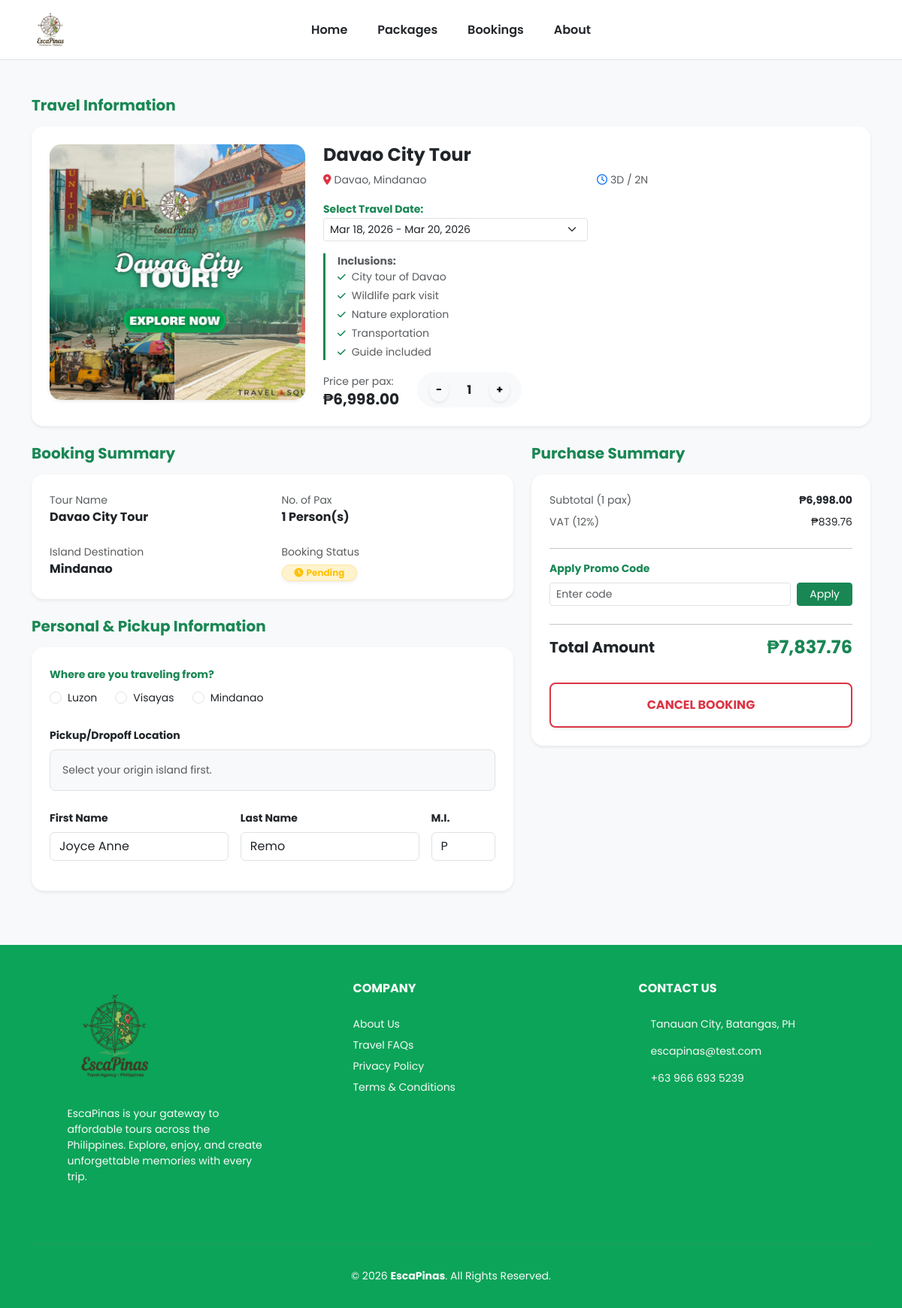
/frontend/bookingForm.php?tour_id=9 (signed in), run on the app's committed database.
### tables this page shows
CREATE TABLE `tour_packages` (
  `tour_id` int(11) NOT NULL,
  `destination_id` int(11) DEFAULT NULL,
  `tour_name` varchar(150) DEFAULT NULL,
  `duration_days` int(11) DEFAULT NULL,
  `duration_nights` int(11) DEFAULT NULL,
  `description` text DEFAULT NULL,
  `price` decimal(10,2) DEFAULT NULL,
  `status` enum('Available','Unavailable') DEFAULT NULL,
  `image` varchar(255) DEFAULT NULL,
  `banner_image` varchar(255) DEFAULT NULL
);

CREATE TABLE `destinations` (
  `destination_id` int(11) NOT NULL,
  `island_id` int(11) DEFAULT NULL,
  `destination_name` varchar(100) DEFAULT NULL,
  `description` text DEFAULT NULL,
  `status` enum('Active','Inactive') DEFAULT NULL
);

CREATE TABLE `regions` (
  `island_id` int(11) NOT NULL,
  `island_name` varchar(50) DEFAULT NULL,
  `description` text DEFAULT NULL
);

CREATE TABLE `tour_inclusions` (
  `inclusion_id` int(11) NOT NULL,
  `tour_id` int(11) DEFAULT NULL,
  `inclusion_detail` varchar(255) DEFAULT NULL
);

CREATE TABLE `users` (
  `user_id` int(11) NOT NULL,
  `first_name` varchar(30) DEFAULT NULL,
  `last_name` varchar(30) DEFAULT NULL,
  `middle_initial` char(1) DEFAULT NULL,
  `contact_num` varchar(15) DEFAULT NULL,
  `region` varchar(30) DEFAULT NULL,
  `province` varchar(30) DEFAULT NULL,
  `city` varchar(30) DEFAULT NULL,
  `email` varchar(100) DEFAULT NULL,
  `password` varchar(255) DEFAULT NULL,
  `role` enum('user','admin') DEFAULT NULL
);

### frontend/php/connect.php (called while the page is built, shortened)
<?php
  function executeQuery($query){
    $conn = $GLOBALS['conn'];
    return mysqli_query($conn, $query);
  }
?>

### frontend/bookingForm.php (the view, shortened to what this page needs)
<?php
    include_once "php/connect.php";
    $user_id = $_SESSION['user_id'];
    $userResult = executeQuery("SELECT * FROM users WHERE user_id = $user_id");
    $user       = ($userResult) ? $userResult->fetch_assoc() : null;
    $tour_id       = isset($_GET['tour_id']) ? intval($_GET['tour_id']) : 1;
    $pax           = isset($_GET['pax']) ? max(1, intval($_GET['pax'])) : 1;
    $voucher_code  = isset($_GET['voucher']) ? trim($_GET['voucher']) : "";
    $client_region = isset($_GET['client_region']) ? $_GET['client_region'] : "";
    $tourQuery = "
    SELECT t.*, d.destination_name, r.island_name
    FROM tour_packages t
    JOIN destinations d ON t.destination_id = d.destination_id
    JOIN regions r ON d.island_id = r.island_id
    WHERE t.tour_id = $tour_id
    ";
    $tourResult = executeQuery($tourQuery);
    $tour       = ($tourResult) ? $tourResult->fetch_assoc() : null;
    $status = $tour['booking_status'] ?? 'Pending';
    switch ($status) {
        default:
            $badge_class = "bg-warning-subtle text-warning border-warning-subtle";
            $icon         = "fa-clock";
            break;
    }
    $base_price = $tour['price'];
    $subtotal   = $base_price * $pax;
    $tour_island = $tour['island_name'];
    $airfare_fee = 0.00;
    $vat = ($subtotal + $airfare_fee) * 0.12;
    $discount      = 0.00;
    $total = ($subtotal + $airfare_fee + $vat) - $discount;
    $schedules  = executeQuery("SELECT * FROM tour_schedules WHERE tour_id = $tour_id");
    $inclusions = executeQuery("SELECT * FROM tour_inclusions WHERE tour_id = $tour_id");
?>
<!DOCTYPE html>
<html lang="en">
<head>
    <link href="https://cdn.jsdelivr.net/npm/bootstrap@5.3.0/dist/css/bootstrap.min.css" rel="stylesheet">
    <link rel="stylesheet" href="https://cdnjs.cloudflare.com/ajax/libs/font-awesome/6.0.0/css/all.min.css">
</head>
<body>
    <?php include "components/navbar.php"; ?>
    <div class="container my-5">
        <div class="h5 text-success fw-bold mb-3">Travel Information</div>
        <div class="card border-0 shadow-sm rounded-4 p-4 mb-4">
            <div class="row">
                <div class="col-md-4">
                    <img src="<?php echo $tour['image']; ?>" class="tour-img shadow-sm">
                </div>
                <div class="col-md-8">
                    <div class="h4 fw-bold mb-2 text-dark"><?php echo $tour['tour_name']; ?></div>
                    <div class="row mb-3 text-muted small">
                        <div class="col"><i class="fas fa-map-marker-alt text-danger me-1"></i><?php echo $tour['destination_name']; ?>, <?php echo $tour['island_name']; ?></div>
                        <div class="col"><i class="far fa-clock text-primary me-1"></i><?php echo $tour['duration_days']; ?>D / <?php echo $tour['duration_nights']; ?>N</div>
                    </div>
                    <div class="mb-3">
                        <label class="small fw-bold text-success">Select Travel Date:</label>
                        <select name="schedule_id" class="form-select form-select-sm w-50" form="bookingForm">
                            <?php mysqli_data_seek($schedules, 0); while ($s = $schedules->fetch_assoc()): ?>
                            <option value="<?php echo $s['schedule_id']; ?>">
                                <?php echo date('M d, Y', strtotime($s['start_date'])); ?> - <?php echo date('M d, Y', strtotime($s['end_date'])); ?>
                            </option>
                            <?php endwhile; ?>
                        </select>
                    </div>
                    <div class="small text-muted mb-3 border-start border-success border-3 ps-3">
                        <strong>Inclusions:</strong><br>
                        <?php mysqli_data_seek($inclusions, 0); while ($inc = $inclusions->fetch_assoc()): ?>
                        <div class="mb-1"><i class="fas fa-check text-success me-2 small"></i><?php echo htmlspecialchars($inc['inclusion_detail']); ?></div>
                        <?php endwhile; ?>
                    </div>
                    <div class="d-flex align-items-center gap-4">
                        <div>
                            <span class="small text-muted">Price per pax:</span>
                            <div class="h5 fw-bold text-dark mb-0">₱<?php echo number_format($base_price, 2); ?></div>
                        </div>
                        <div class="bg-light rounded-pill px-3 py-2 d-flex align-items-center gap-3">
                            <a href="?tour_id=<?php echo $tour_id ?>&pax=<?php echo max(1, $pax - 1) ?>&client_region=<?php echo $client_region ?>&voucher=<?php echo $voucher_code ?>" class="btn btn-sm btn-light rounded-circle fw-bold shadow-sm">-</a>
                            <span class="fw-bold px-2"><?php echo $pax; ?></span>
                            <a href="?tour_id=<?php echo $tour_id ?>&pax=<?php echo $pax + 1 ?>&client_region=<?php echo $client_region ?>&voucher=<?php echo $voucher_code ?>" class="btn btn-sm btn-light rounded-circle fw-bold shadow-sm">+</a>
                        </div>
                    </div>
                </div>
            </div>
        </div>
        <div class="row">
            <div class="col-md-7">
                <div class="h5 text-success fw-bold mb-3">Booking Summary</div>
                <div class="card border-0 shadow-sm rounded-4 p-4 mb-4 bg-white">
                    <div class="row g-4">
                        <div class="col-6">
                            <div class="text-muted small">Tour Name</div>
                            <div class="fw-bold text-dark"><?php echo htmlspecialchars($tour['tour_name']); ?></div>
                        </div>
                        <div class="col-6">
                            <div class="text-muted small">No. of Pax</div>
                            <div class="fw-bold text-dark"><?php echo $pax; ?> Person(s)</div>
                        </div>
                        <div class="col-6">
                            <div class="text-muted small">Island Destination</div>
                            <div class="fw-bold text-dark"><?php echo $tour['island_name']; ?></div>
                        </div>
                        <div class="col-6">
                            <div class="text-muted small mb-1">Booking Status</div>
                            <span class="badge <?php echo $badge_class; ?> border fw-bold rounded-pill px-3 shadow-sm">
                                <i class="fas <?php echo $icon; ?> me-1"></i><?php echo $status; ?>
                            </span>
                        </div>
                    </div>
                </div>
                <div class="h5 text-success fw-bold mb-3">Personal & Pickup Information</div>
                <div class="card border-0 shadow-sm rounded-4 p-4 mb-4">
                    <form id="bookingForm" method="GET">
                        <div class="mb-4">
                            <label class="form-label small fw-bold text-success">Where are you traveling from?</label>
                            <div class="d-flex gap-4">
                                <?php foreach (['Luzon', 'Visayas', 'Mindanao'] as $reg): ?>
                                <div class="form-check">
                                    <input class="form-check-input" type="radio" name="client_region" value="<?php echo $reg ?>" <?php echo ($client_region == $reg) ? 'checked' : ''; ?> onchange="this.form.submit()">
                                    <label class="form-check-label small"><?php echo $reg ?></label>
                                </div>
                                <?php endforeach; ?>
                            </div>
                        </div>
                        <div class="col-md-12 mb-4">
                            <label class="form-label small fw-bold">Pickup/Dropoff Location</label>
                            <div class="border rounded-3 p-3 bg-light">
                                <?php
                                if (!empty($client_region)) {
                                    $feeQuery  = "SELECT additional_fee FROM region_fees WHERE origin_island='$client_region' AND destination_island='{$tour_island}'";
                                    $feeResult = executeQuery($feeQuery);
                                    $feeRow    = ($feeResult) ? $feeResult->fetch_assoc() : null;
                                    $is_airfare = ($feeRow['additional_fee'] ?? 0) > 0;
                                    if ($is_airfare) {
                                        $locQuery  = "SELECT * FROM location_points WHERE origin_island='Tours Requiring AirTravel' LIMIT 1";
                                    } else {
                                        $locQuery  = "SELECT * FROM location_points WHERE origin_island='$client_region'";
                                    }
                                    $locResult = executeQuery($locQuery);
                                    if ($locResult && $locResult->num_rows > 0) {
                                        while ($loc = $locResult->fetch_assoc()) {
                                            echo "<div class='form-check mb-2'>
                                                    <input class='form-check-input' type='radio' name='locpoints_id' id='loc_{$loc['locpoints_id']}' value='{$loc['locpoints_id']}' required>
                                                    <label class='form-check-label small' for='loc_{$loc['locpoints_id']}'>".htmlspecialchars($loc['pickup_points'])."</label>
                                                  </div>";
                                        }
                                    } else {
                                        echo '<div class="small text-muted">No locations available.</div>';
                                    }
                                } else {
                                    echo '<div class="small text-muted">Select your origin island first.</div>';
                                }
                                ?>
                            </div>
                        </div>
                        <div class="row g-3 mb-3">
                            <div class="col-md-5">
                                <label class="form-label small fw-bold">First Name</label>
                                <input type="text" class="form-control" value="<?php echo $user['first_name'] ?? ''; ?>" readonly>
                            </div>
                            <div class="col-md-5">
                                <label class="form-label small fw-bold">Last Name</label>
                                <input type="text" class="form-control" value="<?php echo $user['last_name'] ?? ''; ?>" readonly>
                            </div>
                            <div class="col-md-2">
                                <label class="form-label small fw-bold">M.I.</label>
                                <input type="text" class="form-control" value="<?php echo $user['middle_initial'] ?? ''; ?>" readonly>
                            </div>
                        </div>
                    </form>
                </div>
            </div>
            <div class="col-md-5">
                <div class="h5 text-success fw-bold mb-3">Purchase Summary</div>
                <div class="card border-0 shadow-sm rounded-4 p-4 mb-4">
                    <div class="d-flex justify-content-between mb-2 small">
                        <span class="text-muted">Subtotal (<?php echo $pax ?> pax)</span>
                        <span class="fw-bold text-dark">₱<?php echo number_format($subtotal, 2); ?></span>
                    </div>
                    <div class="d-flex justify-content-between mb-2 small">
                        <span class="text-muted">VAT (12%)</span>
                        <span class="text-dark">₱<?php echo number_format($vat, 2); ?></span>
                    </div>
                    <hr class="my-3">
                    <label class="small fw-bold text-success mb-2">Apply Promo Code</label>
                    <form action="" method="GET" class="d-flex gap-2 mb-2">
                        <input type="text" name="voucher" class="form-control form-control-sm" placeholder="Enter code" value="<?php echo htmlspecialchars($voucher_code); ?>">
                        <button type="submit" class="btn btn-success btn-sm px-3">Apply</button>
                    </form>
                    <hr class="my-3">
                    <div class="d-flex justify-content-between align-items-center mb-4">
                        <span class="h5 fw-bold mb-0 text-dark">Total Amount</span>
                        <span class="h4 fw-bold text-success mb-0">₱<?php echo number_format($total, 2); ?></span>
                    </div>
                    <div class="d-grid gap-2">
                        <a href="tour_details.php?tour_id=<?php echo $tour_id ?>" class="btn btn-outline-danger w-100 py-3 fw-bold rounded-3 shadow-sm border-2">CANCEL BOOKING</a>
                    </div>
                </div>
            </div>
        </div>
    </div>
    <?php include "components/footer.php"; ?>
</body>
</html>

### frontend/bookingForm.php (style rules this page uses)
body { font-family: 'Poppins', sans-serif; background-color: #f8f9fa; }
.tour-img { width: 100%; max-width: 400px; border-radius: 15px; object-fit: cover; }

### data on the page
tour_packages: image (picture), tour_name "Davao City Tour", destination.destination_name "Davao", regions.island_name "Mindanao", duration_days "3", duration_nights "2", price "6,998.00", price "839.76", price "7,837.76"
tour_inclusions: inclusion_detail "City tour of Davao"
tour_inclusions: inclusion_detail "Wildlife park visit"
tour_inclusions: inclusion_detail "Nature exploration"
tour_inclusions: inclusion_detail "Transportation"
tour_inclusions: inclusion_detail "Guide included"
users: first_name "Joyce Anne", last_name "Remo", middle_initial "P"

### other printed values
$pax "1"
$status "Pending"
$reg "Luzon"
$reg "Visayas"
$reg "Mindanao"
form field schedule_id "Mar 18, 2026 - Mar 20, 2026"
